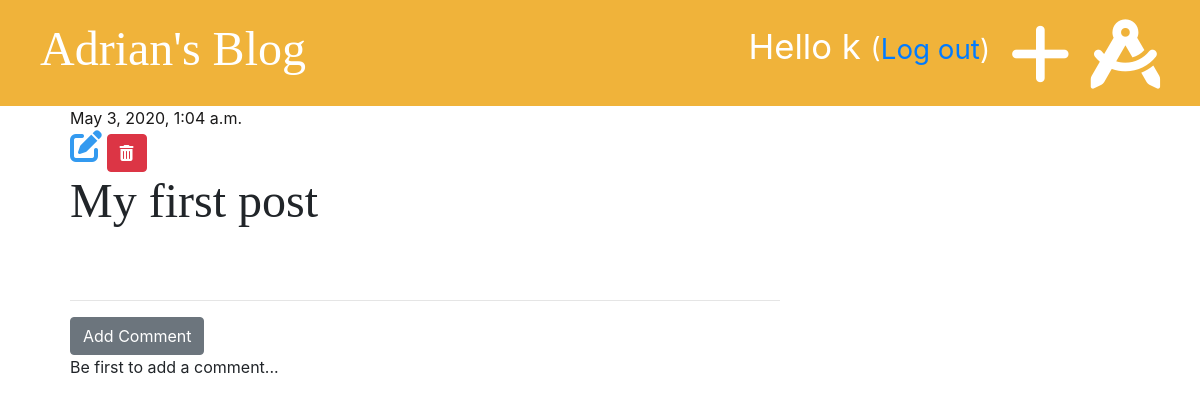
Page /post/1/ (signed in) on the earlier database version.
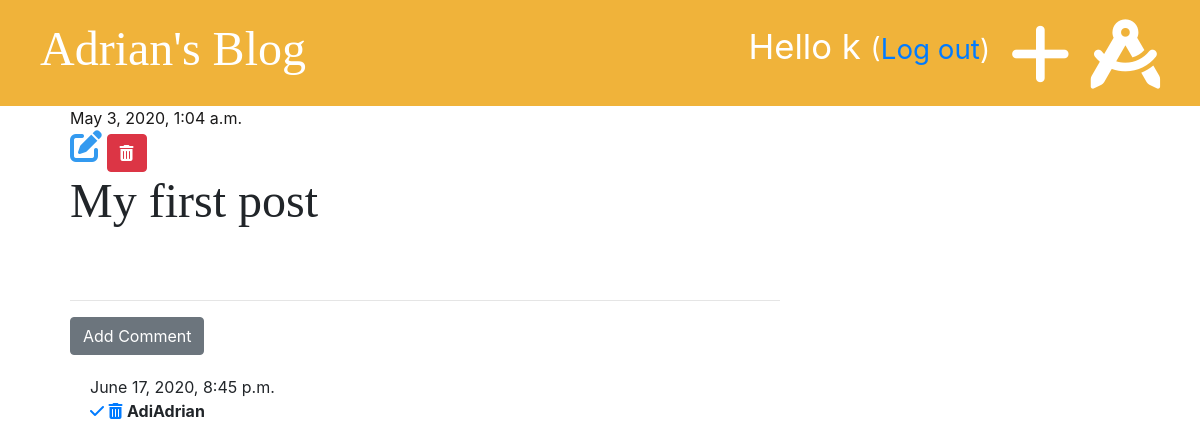
Same page on the later database version.
### blog/models.py (models this page shows, shortened)
class Comment(models.Model):
    post = models.ForeignKey('blog.Post', on_delete=models.CASCADE, related_name='comments')
    author = models.CharField(max_length=200)
    text = models.TextField()
    created_date = models.DateTimeField(default=timezone.now)
    approved = models.BooleanField(default=False)

### blog/views.py (the view)
# urls.py: path("post/<int:pk>/", views.post_detail, name='post_detail'),
def post_detail(request, pk):
    post = get_object_or_404(Post, pk=pk)
    stuff_for_frontend = {'post': post}
    return render(request, 'blog/post_detail.html', stuff_for_frontend)

### blog/templatetags/markdownify.py (called while the page is built)
@register.filter
def markdown(value):
    renderer = HighlightRenderer()
    markdown = mistune.Markdown(renderer=renderer)
    return markdown(value)

### blog/templates/blog/post_detail.html (shortened to what this page needs)
{% extends 'blog/base.html'%}
{% load markdownify %}
{% block content %}
    <div class="post">
        {% if post.published_date %}
            <div class="date">
                {{ post.published_date }}
            </div>
        {% else %}
            <a href="{% url 'post_publish' pk=post.pk %}" class="btn btn-primary">Publish</a>
        {% endif%}
    {% if user.is_authenticated %}
        <a href="{% url 'post_edit' pk=post.pk %}"><i class="fas fa-edit fa-2x"  style="color: #339af0"></i></a>
    {% endif %}
        <a href="{% url 'post_delete' pk=post.pk %}" class="btn btn-danger"
           onclick="return confirm('Are you sure you want to delete this post?')">
            <i class="fas fa-trash-alt"></i>
        </a>
        <h1>{{ post.title }}</h1>
    </div>
            <hr>
        <a href="{% url 'add_comment_to_post' pk=post.pk %}" class="btn btn-secondary">Add Comment</a>
    {% for comment in post.comments.all %}
        {% if user.is_authenticated or comment.approved %}
        <div class="comment">
            <div class="">
            {{ comment.created_date }}
            </div>
            {% if not comment.approved and user.is_superuser %}
            <a href="{% url 'comment_approve' pk=comment.pk %}"><i class="fas fa-check"></i></a>
            <a href="{% url 'comment_remove' pk=comment.pk %}"><i class="fas fa-trash-alt"></i></a>
            {% endif %}
            <strong>{{ comment.author }}</strong>
        </div>
        {% endif %}
    {% empty %}
        <p>Be first to add a comment...</p>
    {% endfor %}
{% endblock %}

Differences in the rows shown:
added Comment: created_date "June 17, 2020, 8:45 p.m.", approved False (drawn), author "AdiAdrian"
Other differences:
text no longer shown: "Be first to add a comment..."
